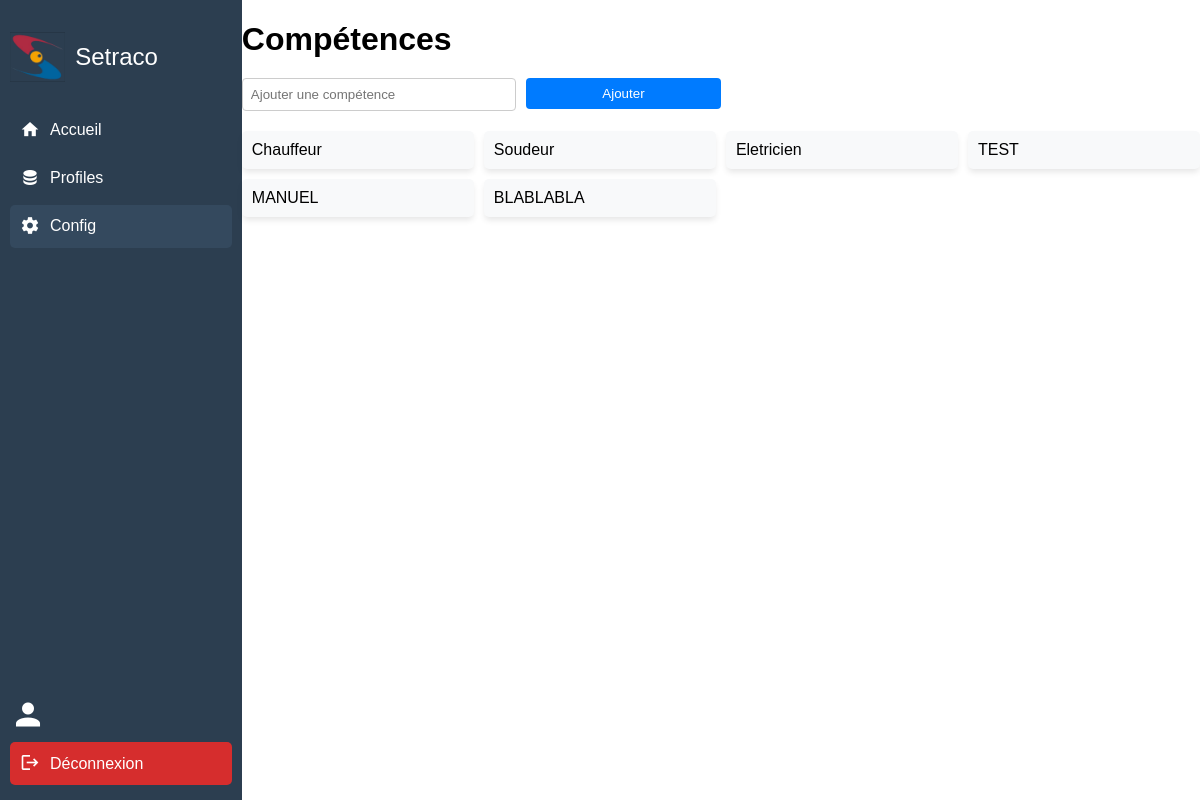
Before: /config/ with the older database file.
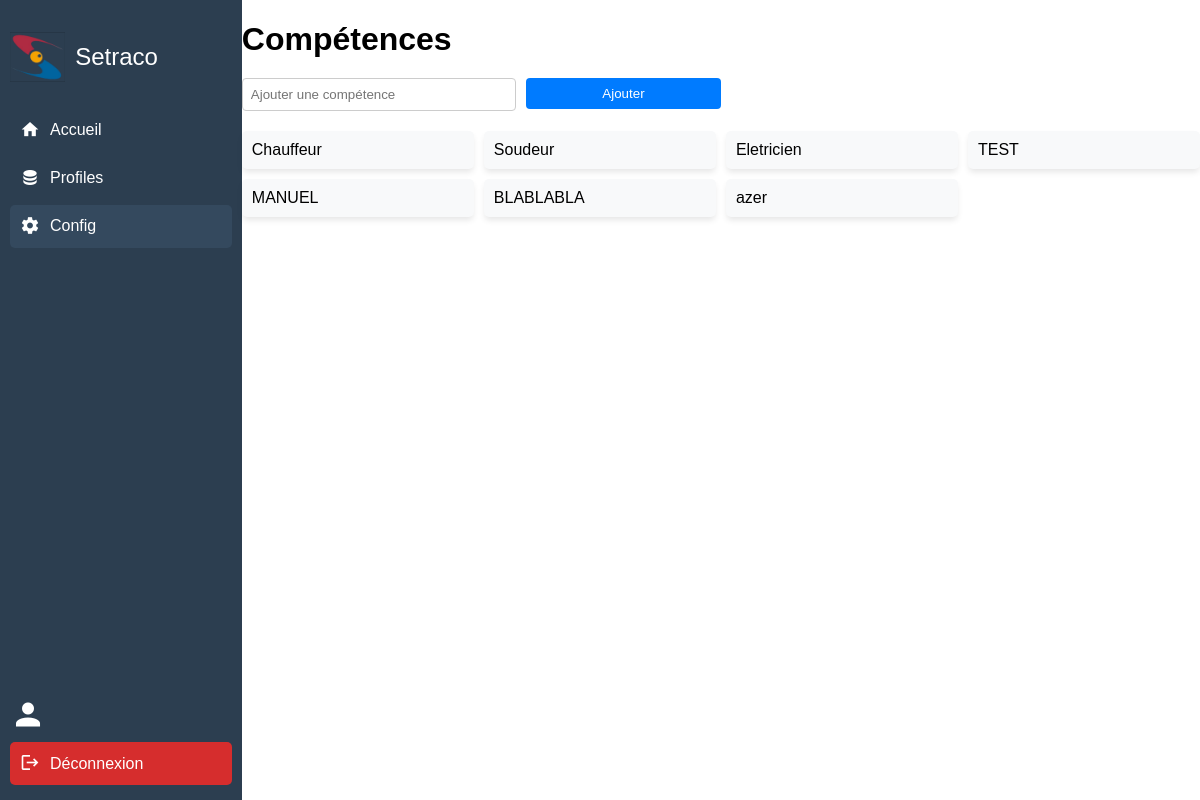
After: the same page with the newer database file.
### skills/models.py (models this page shows, shortened)
class Skill(models.Model):
    name = models.CharField(max_length=100)

### profiles/views.py (the view)
# urls.py: path('config/', config, name='config'),
def config(request):
    if request.method == 'GET':
        skills = Skill.objects.all()
        return render(request, 'config.html', {'skills': skills})

### accounts/templatetags/auth_extras.py (called while the page is built)
@register.filter(name='has_groups')
def has_groups(user, group_names):
    if isinstance(group_names, str):
        group_names = group_names.split(',')
    return user.groups.filter(name__in=group_names).exists() or user.is_superuser

### profiles/templates/config.html (shortened to what this page needs)
{% extends 'baseV3.html' %}
{% load auth_extras %}
{% block content %}
<h1>Compétences</h1>
<form method="post" action="{% url 'add_skill' %}" class="add-skill-form">
    <input type="text" name="skill_name" placeholder="Ajouter une compétence" required>
    <button type="submit" class="btn btn-primary">Ajouter</button>
</form>
<div class="skills-grid">
    {% for skill in skills %}
    <div class="skill-card">
        <span>{{ skill.name }}</span>
    </div>
    {% endfor %}
</div>
{% endblock %}

Changed rows visible on the page:
added Skill: name "azer"
